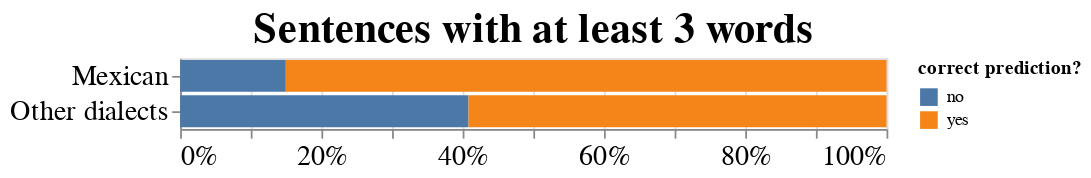

The notebook cell saved with this chart:
### Code cell
longer_performancechart

### Figure 1 — Vega-Lite specification as saved in the notebook (floating-point values rounded to 4 significant figures)
{"config": {"view": {"continuousWidth": 400, "continuousHeight": 300}, "axis": {"labelFontSize": 16, "titleFontSize": 12}, "title": {"fontSize": 24}}, "data": {"name": "data-e2dd57566c2f551460fed3f487391857"}, "mark": "bar", "encoding": {"color": {"type": "nominal", "field": "correct prediction?"}, "x": {"type": "quantitative", "field": "count", "stack": "normalize", "title": null}, "y": {"type": "nominal", "field": "dialect", "title": null}}, "title": "Sentences with at least 3 words", "$schema": "https://vega.github.io/schema/vega-lite/v4.8.1.json", "datasets": {"data-e2dd57566c2f551460fed3f487391857": [{"count": 21527, "correct prediction?": "yes", "correctness": "correct", "dialect": "Mexican"}, {"count": 10667, "correct prediction?": "no", "correctness": "incorrect", "dialect": "Other dialects"}, {"count": 15463, "correct prediction?": "yes", "correctness": "correct", "dialect": "Other dialects"}, {"count": 3784, "correct prediction?": "no", "correctness": "incorrect", "dialect": "Mexican"}]}}
